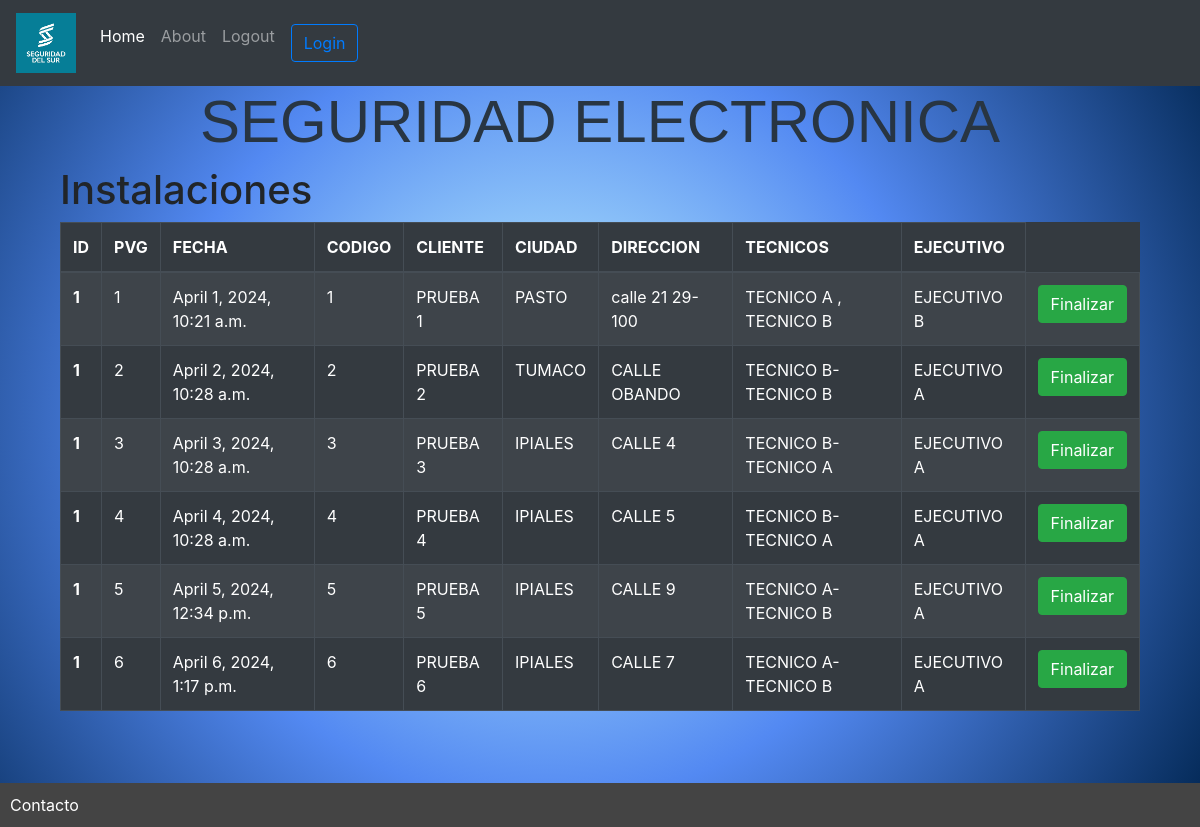
Screenshot of /instalaciones with the database file from the repository.
### app_instalaciones/models/cuadroInstalaciones.py (models this page shows, shortened)
class cuadroInst(models.Model):
    pvg= models.IntegerField(default=0)
    fecha =models.DateTimeField()
    codigo=models.IntegerField(default=0)
    cliente= models.CharField(max_length=100)
    ciudad=models.CharField(max_length=30)
    direccion=models.CharField(max_length=100)
    tecnicos=models.CharField(max_length=50)
    ejecutivo=models.CharField(max_length=20)
    finalizacion=models.DateTimeField()

### app_instalaciones/home_views/views.py (the view)
# urls.py: path('instalaciones', views.instalaciones_in, name ='instalaciones'),
def instalaciones_in(request):
    instalaciones = cuadroInst.objects.all()
    return render(request, "instalaciones.html", {"instalaciones":instalaciones})

### app_instalaciones/templates/instalaciones.html (shortened to what this page needs)
{% extends 'base.html' %}
{% block content %}
    <h1 class="titulo1">SEGURIDAD ELECTRONICA</h1>
    <div class="container-fluid">
        <h1> Instalaciones</h1>
        <table class="table table-dark table-striped table-hover table-bordered">
            <thead>
              <tr>
                <th scope="col">ID</th>
                <th scope="col">PVG</th>
                <th scope="col">FECHA</th>
                <th scope="col">CODIGO</th>
                <th scope="col">CLIENTE</th>
                <th scope="col">CIUDAD</th>
                <th scope="col">DIRECCION</th>
                <th scope="col">TECNICOS</th>
                <th scope="col">EJECUTIVO</th>
              </tr>
            </thead>
            <tbody>
            {% for instalacion in instalaciones %}
              <tr>
                <th scope="row">1</th>
                <td>{{instalacion.pvg}}</td>
                <td>{{instalacion.fecha}}</td>
                <td>{{instalacion.codigo}}</td>
                <td>{{instalacion.cliente}}</td>
                <td>{{instalacion.ciudad}}</td>
                <td>{{instalacion.direccion}}</td>
                <td>{{instalacion.tecnicos}}</td>
                <td>{{instalacion.ejecutivo}}</td>
                <td><button type="button" class="btn btn-success">Finalizar</button></td>
              </tr>
            {% endfor %}
            </tbody>
          </table>
    </div>
{% endblock %}

### app_instalaciones/templates/base.html (shortened to what this page needs)
{% load static %}
<!DOCTYPE html>
<html lang="en">
<head>
    <link href="{% static 'bootstrap/css/bootstrap.min.css' %}" rel="stylesheet">
    <link rel="stylesheet" href="{% static 'sesur/css/main.css' %}">
</head>
<body class="prueba1">
<header>
    <nav class="navbar navbar-expand-lg navbar-dark bg-dark">
        <div class="collapse navbar-collapse" id="navbarTogglerDemo01">
          <a class="navbar-brand" href="https://www.seguridad-delsur.com/"><img class="logo" src="{% static 'sesur/img/logo.png' %}" width="60" height="60"></a>
          <ul class="navbar-nav mr-auto mt-2 mt-lg-0">
            <li class="nav-item active">
              <a class="nav-link" href="{% url 'home' %}">Home <span class="sr-only">(current)</span></a>
            </li>
            <li class="nav-item">
              <a class="nav-link" href="#">About</a>
            </li>
            <li class="nav-item">
              <a class="nav-link" href="{% url 'logout' %}" tabindex="-1" aria-disabled="true">Logout</a>
            </li>
                {% if request.user.is_authenticated %}
                    <li class="d-flex">
                            Hola, {{ request.user.username }}
                    </li>
                {% else %}
                    <li class="nav-item" >
                        <a class="nav-link" href="{% url 'login' %}">
                            <button type="button" class="btn btn-outline-primary">Login</button>
                       </a>
                    </li>
                {% endif %}
        </div>
      </nav>
</header>
<div class="container main-container">
    {% block content %}{% endblock %}
</div>
<footer>
    <a href="#">Contacto</a>
</footer>
</body>
</html>

### app_instalaciones/static/sesur/css/main.css (style rules this page uses)
html { position:relative; min-height: 100%; padding-bottom:100px; }
.prueba1 { background:radial-gradient(circle at 45.63% 50.38%, #c5fcff 0, #5389f2 50%, #002550 100%); }
.titulo1 { color: rgb(40, 53, 66); font-size: 60px; font-family: Vegur, 'PT Sans', Verdana, sans-serif; text-align: center; }
footer { position:absolute; bottom:0; width: 100%; background: #444444; color:white; padding:10px; }
footer a, footer a:hover { color: #ffffff; text-decoration: none; }

### rows the page displays
cuadroInst: pvg "1", fecha "April 1, 2024, 10:21 a.m.", codigo "1", cliente "PRUEBA 1", ciudad "PASTO", direccion "calle 21 29-100", tecnicos "TECNICO A , TECNICO B", ejecutivo "EJECUTIVO B"
cuadroInst: pvg "2", fecha "April 2, 2024, 10:28 a.m.", codigo "2", cliente "PRUEBA 2", ciudad "TUMACO", direccion "CALLE OBANDO", tecnicos "TECNICO B-TECNICO B", ejecutivo "EJECUTIVO A"
cuadroInst: pvg "3", fecha "April 3, 2024, 10:28 a.m.", codigo "3", cliente "PRUEBA 3", ciudad "IPIALES", direccion "CALLE 4", tecnicos "TECNICO B-TECNICO A", ejecutivo "EJECUTIVO A"
cuadroInst: pvg "4", fecha "April 4, 2024, 10:28 a.m.", codigo "4", cliente "PRUEBA 4", ciudad "IPIALES", direccion "CALLE 5", tecnicos "TECNICO B-TECNICO A", ejecutivo "EJECUTIVO A"
cuadroInst: pvg "5", fecha "April 5, 2024, 12:34 p.m.", codigo "5", cliente "PRUEBA 5", ciudad "IPIALES", direccion "CALLE 9", tecnicos "TECNICO A-TECNICO B", ejecutivo "EJECUTIVO A"
cuadroInst: pvg "6", fecha "April 6, 2024, 1:17 p.m.", codigo "6", cliente "PRUEBA 6", ciudad "IPIALES", direccion "CALLE 7", tecnicos "TECNICO A-TECNICO B", ejecutivo "EJECUTIVO A"
